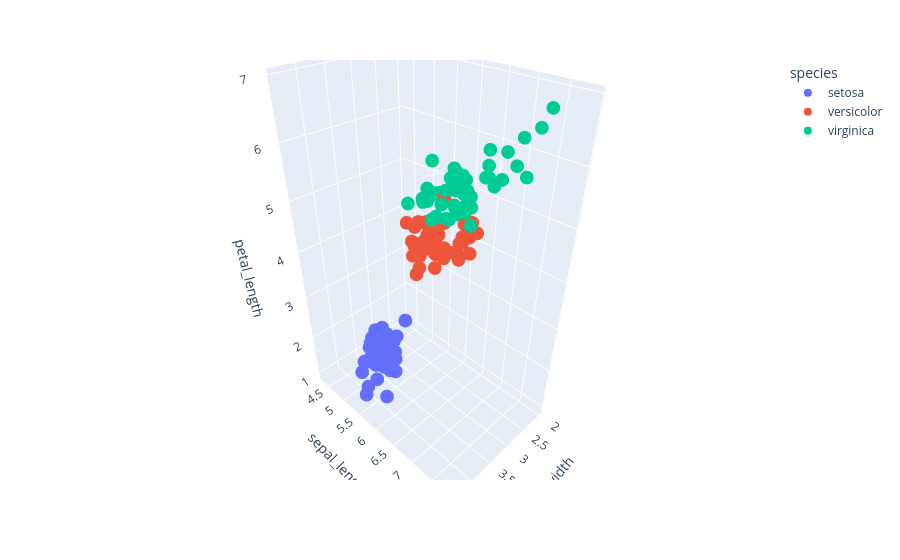

Notebook code cell kept with this figure:
### Code cell
fig = px.scatter_3d(
    df,
    x="sepal_width",
    y="sepal_length",
    z="petal_length",
    color="species"
)

fig.show()

### Figure 1 — Plotly figure (JSON) as saved in the notebook; plotly's stock layout.template omitted (floating-point values rounded to 4 significant figures)
{"data": [{"hovertemplate": "species=setosa<br>sepal_width=%{x}<br>sepal_length=%{y}<br>petal_length=%{z}<extra></extra>", "legendgroup": "setosa", "marker": {"color": "#636efa", "symbol": "circle"}, "mode": "markers", "name": "setosa", "scene": "scene", "showlegend": true, "type": "scatter3d", "x": [3.5, 3.0, 3.2, 3.1, 3.6, 3.9, 3.4, 3.4, 2.9, 3.1, 3.7, 3.4, 3.0, 3.0, 4.0, 4.4, 3.9, 3.5, 3.8, 3.8, 3.4, 3.7, 3.6, 3.3, 3.4, 3.0, 3.4, 3.5, 3.4, 3.2, 3.1, 3.4, 4.1, 4.2, 3.1, 3.2, 3.5, 3.1, 3.0, 3.4, 3.5, 2.3, 3.2, 3.5, 3.8, 3.0, 3.8, 3.2, 3.7, 3.3], "y": [5.1, 4.9, 4.7, 4.6, 5.0, 5.4, 4.6, 5.0, 4.4, 4.9, 5.4, 4.8, 4.8, 4.3, 5.8, 5.7, 5.4, 5.1, 5.7, 5.1, 5.4, 5.1, 4.6, 5.1, 4.8, 5.0, 5.0, 5.2, 5.2, 4.7, 4.8, 5.4, 5.2, 5.5, 4.9, 5.0, 5.5, 4.9, 4.4, 5.1, 5.0, 4.5, 4.4, 5.0, 5.1, 4.8, 5.1, 4.6, 5.3, 5.0], "z": [1.4, 1.4, 1.3, 1.5, 1.4, 1.7, 1.4, 1.5, 1.4, 1.5, 1.5, 1.6, 1.4, 1.1, 1.2, 1.5, 1.3, 1.4, 1.7, 1.5, 1.7, 1.5, 1.0, 1.7, 1.9, 1.6, 1.6, 1.5, 1.4, 1.6, 1.6, 1.5, 1.5, 1.4, 1.5, 1.2, 1.3, 1.5, 1.3, 1.5, 1.3, 1.3, 1.3, 1.6, 1.9, 1.4, 1.6, 1.4, 1.5, 1.4]}, {"hovertemplate": "species=versicolor<br>sepal_width=%{x}<br>sepal_length=%{y}<br>petal_length=%{z}<extra></extra>", "legendgroup": "versicolor", "marker": {"color": "#EF553B", "symbol": "circle"}, "mode": "markers", "name": "versicolor", "scene": "scene", "showlegend": true, "type": "scatter3d", "x": [3.2, 3.2, 3.1, 2.3, 2.8, 2.8, 3.3, 2.4, 2.9, 2.7, 2.0, 3.0, 2.2, 2.9, 2.9, 3.1, 3.0, 2.7, 2.2, 2.5, 3.2, 2.8, 2.5, 2.8, 2.9, 3.0, 2.8, 3.0, 2.9, 2.6, 2.4, 2.4, 2.7, 2.7, 3.0, 3.4, 3.1, 2.3, 3.0, 2.5, 2.6, 3.0, 2.6, 2.3, 2.7, 3.0, 2.9, 2.9, 2.5, 2.8], "y": [7.0, 6.4, 6.9, 5.5, 6.5, 5.7, 6.3, 4.9, 6.6, 5.2, 5.0, 5.9, 6.0, 6.1, 5.6, 6.7, 5.6, 5.8, 6.2, 5.6, 5.9, 6.1, 6.3, 6.1, 6.4, 6.6, 6.8, 6.7, 6.0, 5.7, 5.5, 5.5, 5.8, 6.0, 5.4, 6.0, 6.7, 6.3, 5.6, 5.5, 5.5, 6.1, 5.8, 5.0, 5.6, 5.7, 5.7, 6.2, 5.1, 5.7], "z": [4.7, 4.5, 4.9, 4.0, 4.6, 4.5, 4.7, 3.3, 4.6, 3.9, 3.5, 4.2, 4.0, 4.7, 3.6, 4.4, 4.5, 4.1, 4.5, 3.9, 4.8, 4.0, 4.9, 4.7, 4.3, 4.4, 4.8, 5.0, 4.5, 3.5, 3.8, 3.7, 3.9, 5.1, 4.5, 4.5, 4.7, 4.4, 4.1, 4.0, 4.4, 4.6, 4.0, 3.3, 4.2, 4.2, 4.2, 4.3, 3.0, 4.1]}, {"hovertemplate": "species=virginica<br>sepal_width=%{x}<br>sepal_length=%{y}<br>petal_length=%{z}<extra></extra>", "legendgroup": "virginica", "marker": {"color": "#00cc96", "symbol": "circle"}, "mode": "markers", "name": "virginica", "scene": "scene", "showlegend": true, "type": "scatter3d", "x": [3.3, 2.7, 3.0, 2.9, 3.0, 3.0, 2.5, 2.9, 2.5, 3.6, 3.2, 2.7, 3.0, 2.5, 2.8, 3.2, 3.0, 3.8, 2.6, 2.2, 3.2, 2.8, 2.8, 2.7, 3.3, 3.2, 2.8, 3.0, 2.8, 3.0, 2.8, 3.8, 2.8, 2.8, 2.6, 3.0, 3.4, 3.1, 3.0, 3.1, 3.1, 3.1, 2.7, 3.2, 3.3, 3.0, 2.5, 3.0, 3.4, 3.0], "y": [6.3, 5.8, 7.1, 6.3, 6.5, 7.6, 4.9, 7.3, 6.7, 7.2, 6.5, 6.4, 6.8, 5.7, 5.8, 6.4, 6.5, 7.7, 7.7, 6.0, 6.9, 5.6, 7.7, 6.3, 6.7, 7.2, 6.2, 6.1, 6.4, 7.2, 7.4, 7.9, 6.4, 6.3, 6.1, 7.7, 6.3, 6.4, 6.0, 6.9, 6.7, 6.9, 5.8, 6.8, 6.7, 6.7, 6.3, 6.5, 6.2, 5.9], "z": [6.0, 5.1, 5.9, 5.6, 5.8, 6.6, 4.5, 6.3, 5.8, 6.1, 5.1, 5.3, 5.5, 5.0, 5.1, 5.3, 5.5, 6.7, 6.9, 5.0, 5.7, 4.9, 6.7, 4.9, 5.7, 6.0, 4.8, 4.9, 5.6, 5.8, 6.1, 6.4, 5.6, 5.1, 5.6, 6.1, 5.6, 5.5, 4.8, 5.4, 5.6, 5.1, 5.1, 5.9, 5.7, 5.2, 5.0, 5.2, 5.4, 5.1]}], "layout": {"legend": {"title": {"text": "species"}, "tracegroupgap": 0}, "margin": {"t": 60}, "scene": {"domain": {"x": [0, 1], "y": [0, 1]}, "xaxis": {"title": {"text": "sepal_width"}}, "yaxis": {"title": {"text": "sepal_length"}}, "zaxis": {"title": {"text": "petal_length"}}}}}
